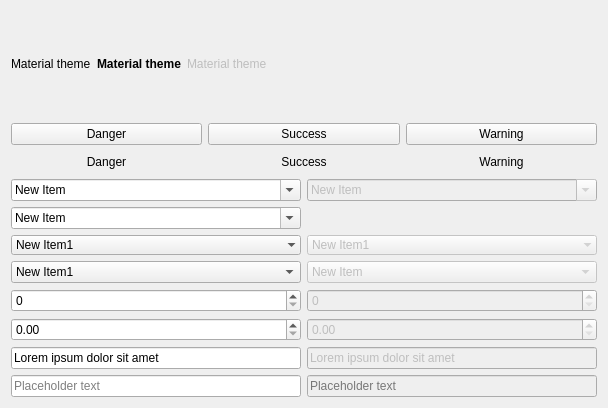
                    <widget class="QWidget" name="page_4">
                      <property name="geometry">
                        <rect>
                          <x>0</x>
                          <y>0</y>
                          <width>608</width>
                          <height>408</height>
                        </rect>
                      </property>
                      <attribute name="label">
                        <string>Inputs</string>
                      </attribute>
                      <layout class="QGridLayout" name="gridLayout_21">
                        <item row="0" column="1">
                          <widget class="QLabel" name="label_3">
                            <property name="font">
                              <font>
                                <weight>75</weight>
                                <bold>true</bold>
                              </font>
                            </property>
                            <property name="text">
                              <string>Material theme</string>
                            </property>
                          </widget>
                        </item>
                        <item row="0" column="3">
                          <spacer name="horizontalSpacer_4">
                            <property name="orientation">
                              <enum>Qt::Horizontal</enum>
                            </property>
                            <property name="sizeHint" stdset="0">
                              <size>
                                <width>427</width>
                                <height>20</height>
                              </size>
                            </property>
                          </spacer>
                        </item>
                        <item row="0" column="2">
                          <widget class="QLabel" name="label">
                            <property name="enabled">
                              <bool>false</bool>
                            </property>
                            <property name="text">
                              <string>Material theme</string>
                            </property>
                          </widget>
                        </item>
                        <item row="2" column="0" colspan="4">
                          <layout class="QGridLayout" name="gridLayout_4">
                            <item row="7" column="0">
                              <widget class="QLineEdit" name="lineEdit_3">
                                <property name="placeholderText">
                                  <string>Placeholder text</string>
                                </property>
                              </widget>
                            </item>
                            <item row="4" column="0">
                              <widget class="QSpinBox" name="spinBox"/>
                            </item>
                            <item row="3" column="1">
                              <widget class="QComboBox" name="comboBox_4">
                                <property name="enabled">
                                  <bool>false</bool>
                                </property>
                                <item>
                                  <property name="text">
                                    <string>New Item</string>
                                  </property>
                                </item>
                                <item>
                                  <property name="text">
                                    <string>New Item</string>
                                  </property>
                                </item>
                                <item>
                                  <property name="text">
                                    <string>New Item</string>
                                  </property>
                                </item>
                                <item>
                                  <property name="text">
                                    <string>New Item</string>
                                  </property>
                                </item>
                                <item>
                                  <property name="text">
                                    <string>New Item</string>
                                  </property>
                                </item>
                              </widget>
                            </item>
                            <item row="2" column="1">
                              <widget class="QComboBox" name="comboBox_6">
                                <property name="enabled">
                                  <bool>false</bool>
                                </property>
                                <property name="frame">
                                  <bool>false</bool>
                                </property>
                                <item>
                                  <property name="text">
                                    <string>New Item1</string>
                                  </property>
                                </item>
                                <item>
                                  <property name="text">
                                    <string>New Item2</string>
                                  </property>
                                </item>
                                <item>
                                  <property name="text">
                                    <string>New Item3</string>
                                  </property>
                                </item>
                                <item>
                                  <property name="text">
                                    <string>New Item4</string>
                                  </property>
                                </item>
                                <item>
                                  <property name="text">
                                    <string>New Item5</string>
                                  </property>
                                </item>
                                <item>
                                  <property name="text">
                                    <string>New Item6</string>
                                  </property>
                                </item>
                                <item>
                                  <property name="text">
                                    <string>New Item7</string>
                                  </property>
                                </item>
                              </widget>
                            </item>
                            <item row="0" column="0">
                              <widget class="QComboBox" name="comboBox">
                                <property name="editable">
                                  <bool>true</bool>
                                </property>
                                <property name="currentText">
                                  <string>New Item</string>
                                </property>
                                <item>
                                  <property name="text">
                                    <string>New Item</string>
                                  </property>
                                </item>
                                <item>
                                  <property name="text">
                                    <string>New Item</string>
                                  </property>
                                </item>
                                <item>
                                  <property name="text">
                                    <string>New Item</string>
                                  </property>
                                </item>
                                <item>
                                  <property name="text">
                                    <string>New Item</string>
                                  </property>
                                </item>
                                <item>
                                  <property name="text">
                                    <string>New Item</string>
                                  </property>
                                </item>
                              </widget>
                            </item>
                            <item row="5" column="0">
                              <widget class="QDoubleSpinBox" name="doubleSpinBox"/>
                            </item>
                            <item row="1" column="0">
                              <widget class="QComboBox" name="comboBox_7">
                                <property name="editable">
                                  <bool>true</bool>
                                </property>
                                <item>
                                  <property name="text">
                                    <string>New Item</string>
                                  </property>
                                </item>
                                <item>
                                  <property name="text">
                                    <string>New Item</string>
                                  </property>
                                </item>
                                <item>
                                  <property name="text">
                                    <string>New Item</string>
                                  </property>
                                </item>
                                <item>
                                  <property name="text">
                                    <string>New Item</string>
                                  </property>
                                </item>
                                <item>
                                  <property name="text">
                                    <string>New Item</string>
                                  </property>
                                </item>
                              </widget>
                            </item>
                            <item row="6" column="0">
                              <widget class="QLineEdit" name="lineEdit">
                                <property name="text">
                                  <string>Lorem ipsum dolor sit amet</string>
                                </property>
                              </widget>
                            </item>
                            <item row="5" column="1">
                              <widget class="QDoubleSpinBox" name="doubleSpinBox_2">
                                <property name="enabled">
                                  <bool>false</bool>
                                </property>
                              </widget>
                            </item>
                            <item row="4" column="1">
                              <widget class="QSpinBox" name="spinBox_2">
                                <property name="enabled">
                                  <bool>false</bool>
                                </property>
                              </widget>
                            </item>
                            <item row="0" column="1">
                              <widget class="QComboBox" name="comboBox_3">
                                <property name="enabled">
                                  <bool>false</bool>
                                </property>
                                <property name="editable">
                                  <bool>true</bool>
                                </property>
                                <item>
                                  <property name="text">
                                    <string>New Item</string>
                                  </property>
                                </item>
                                <item>
                                  <property name="text">
                                    <string>New Item</string>
                                  </property>
                                </item>
                                <item>
                                  <property name="text">
                                    <string>New Item</string>
                                  </property>
                                </item>
                                <item>
                                  <property name="text">
                                    <string>New Item</string>
                                  </property>
                                </item>
                                <item>
                                  <property name="text">
                                    <string>New Item</string>
                                  </property>
                                </item>
                                <item>
                                  <property name="text">
                                    <string>New Item</string>
                                  </property>
                                </item>
                              </widget>
                            </item>
                            <item row="6" column="1">
                              <widget class="QLineEdit" name="lineEdit_2">
                                <property name="enabled">
                                  <bool>false</bool>
                                </property>
                                <property name="text">
                                  <string>Lorem ipsum dolor sit amet</string>
                                </property>
                              </widget>
                            </item>
                            <item row="3" column="0">
                              <widget class="QComboBox" name="comboBox_2">
                                <item>
                                  <property name="text">
                                    <string>New Item1</string>
                                  </property>
                                </item>
                                <item>
                                  <property name="text">
                                    <string>New Item2</string>
                                  </property>
                                </item>
                                <item>
                                  <property name="text">
                                    <string>New Item3</string>
                                  </property>
                                </item>
                                <item>
                                  <property name="text">
                                    <string>New Item4</string>
                                  </property>
                                </item>
                                <item>
                                  <property name="text">
                                    <string>New Item5</string>
                                  </property>
                                </item>
                                <item>
                                  <property name="text">
                                    <string>New Item6</string>
                                  </property>
                                </item>
                                <item>
                                  <property name="text">
                                    <string>New Item7</string>
                                  </property>
                                </item>
                              </widget>
                            </item>
                            <item row="2" column="0">
                              <widget class="QComboBox" name="comboBox_5">
                                <property name="frame">
                                  <bool>false</bool>
                                </property>
                                <item>
                                  <property name="text">
                                    <string>New Item1</string>
                                  </property>
                                </item>
                                <item>
                                  <property name="text">
                                    <string>New Item2</string>
                                  </property>
                                </item>
                                <item>
                                  <property name="text">
                                    <string>New Item3</string>
                                  </property>
                                </item>
                                <item>
                                  <property name="text">
                                    <string>New Item4</string>
                                  </property>
                                </item>
                                <item>
                                  <property name="text">
                                    <string>New Item5</string>
                                  </property>
                                </item>
                                <item>
                                  <property name="text">
                                    <string>New Item6</string>
                                  </property>
                                </item>
                                <item>
                                  <property name="text">
                                    <string>New Item7</string>
                                  </property>
                                </item>
                              </widget>
                            </item>
                            <item row="7" column="1">
                              <widget class="QLineEdit" name="lineEdit_4">
                                <property name="enabled">
                                  <bool>false</bool>
                                </property>
                                <property name="placeholderText">
                                  <string>Placeholder text</string>
                                </property>
                              </widget>
                            </item>
                          </layout>
                        </item>
                        <item row="0" column="0">
                          <widget class="QLabel" name="label_2">
                            <property name="text">
                              <string>Material theme</string>
                            </property>
                          </widget>
                        </item>
                        <item row="1" column="0" colspan="4">
                          <layout class="QGridLayout" name="gridLayout_7">
                            <item row="0" column="0">
                              <widget class="QPushButton" name="pushButton_18">
                                <property name="text">
                                  <string>Danger</string>
                                </property>
                                <property name="class" stdset="0">
                                  <string>danger</string>
                                </property>
                              </widget>
                            </item>
                            <item row="1" column="1">
                              <widget class="QPushButton" name="pushButton_22">
                                <property name="text">
                                  <string>Success</string>
                                </property>
                                <property name="flat">
                                  <bool>true</bool>
                                </property>
                                <property name="class" stdset="0">
                                  <string>success</string>
                                </property>
                              </widget>
                            </item>
                            <item row="0" column="2">
                              <widget class="QPushButton" name="pushButton_19">
                                <property name="text">
                                  <string>Warning</string>
                                </property>
                                <property name="class" stdset="0">
                                  <string>warning</string>
                                </property>
                              </widget>
                            </item>
                            <item row="1" column="2">
                              <widget class="QPushButton" name="pushButton_21">
                                <property name="text">
                                  <string>Warning</string>
                                </property>
                                <property name="flat">
                                  <bool>true</bool>
                                </property>
                                <property name="class" stdset="0">
                                  <string>warning</string>
                                </property>
                              </widget>
                            </item>
                            <item row="0" column="1">
                              <widget class="QPushButton" name="pushButton_20">
                                <property name="text">
                                  <string>Success</string>
                                </property>
                                <property name="class" stdset="0">
                                  <string>success</string>
                                </property>
                              </widget>
                            </item>
                            <item row="1" column="0">
                              <widget class="QPushButton" name="pushButton_23">
                                <property name="text">
                                  <string>Danger</string>
                                </property>
                                <property name="flat">
                                  <bool>true</bool>
                                </property>
                                <property name="class" stdset="0">
                                  <string>danger</string>
                                </property>
                              </widget>
                            </item>
                          </layout>
                        </item>
                      </layout>
                    </widget>
